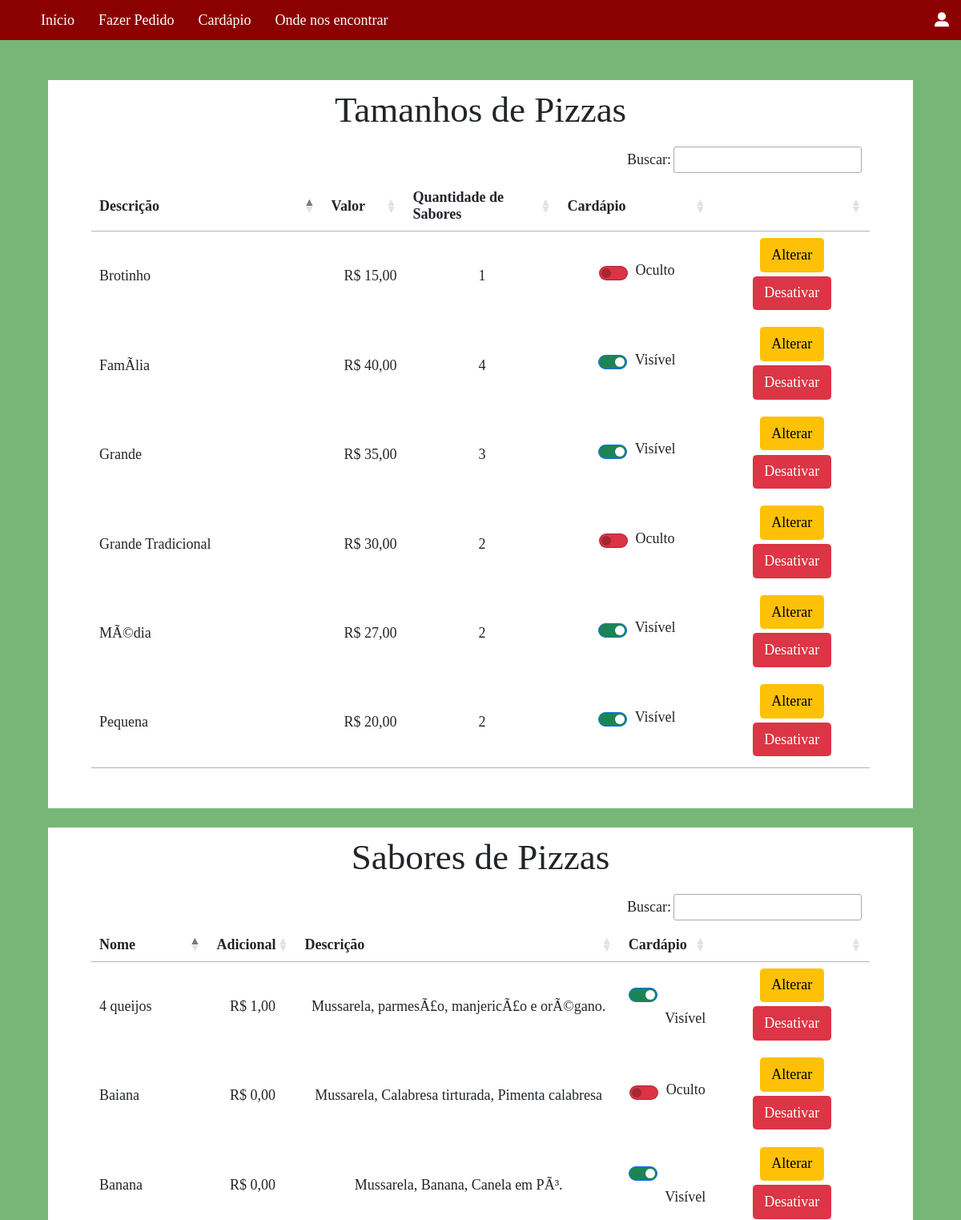
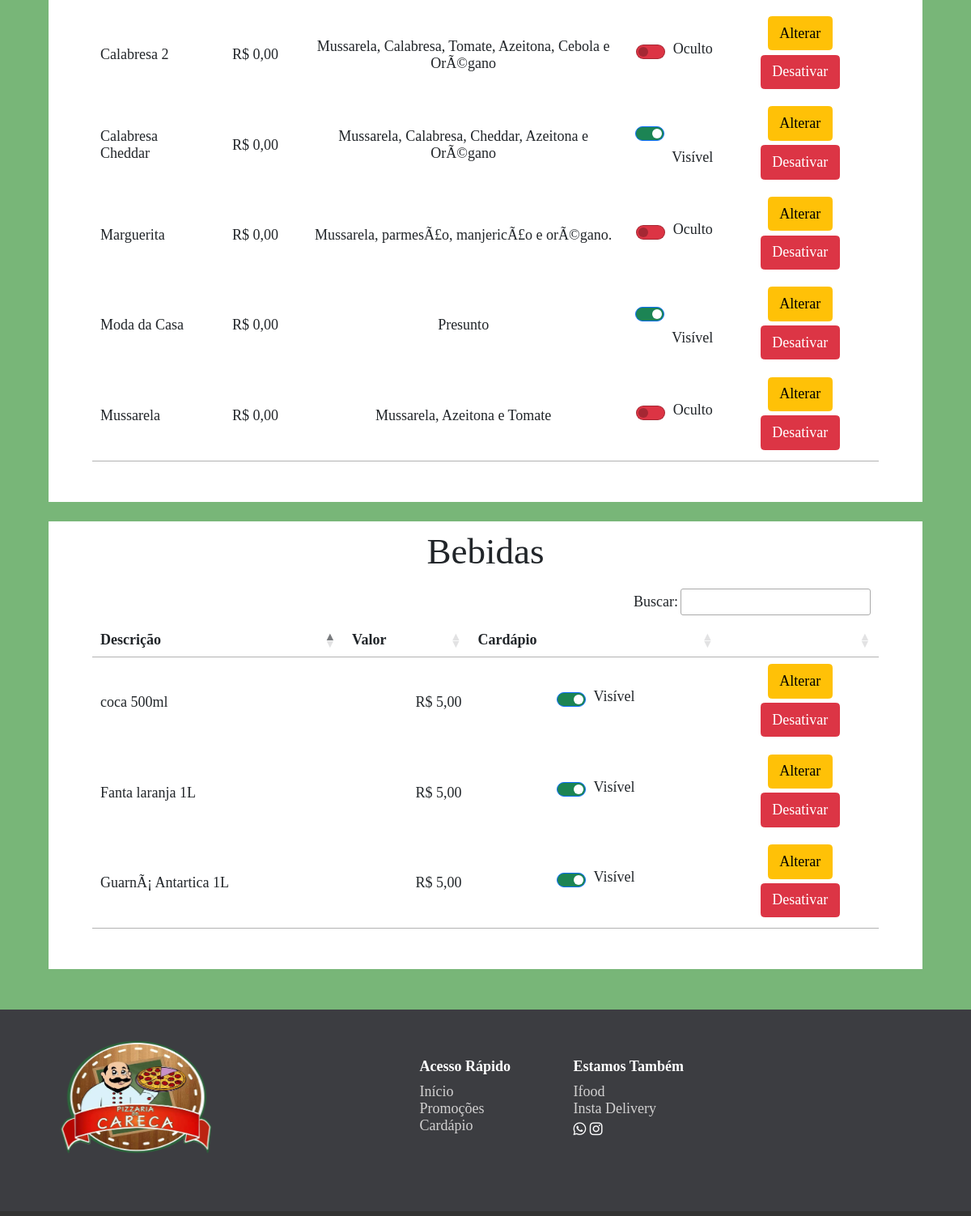
/gerencia-cardapio.php, run on an earlier commit of the app's database (2 pictures, top to bottom).
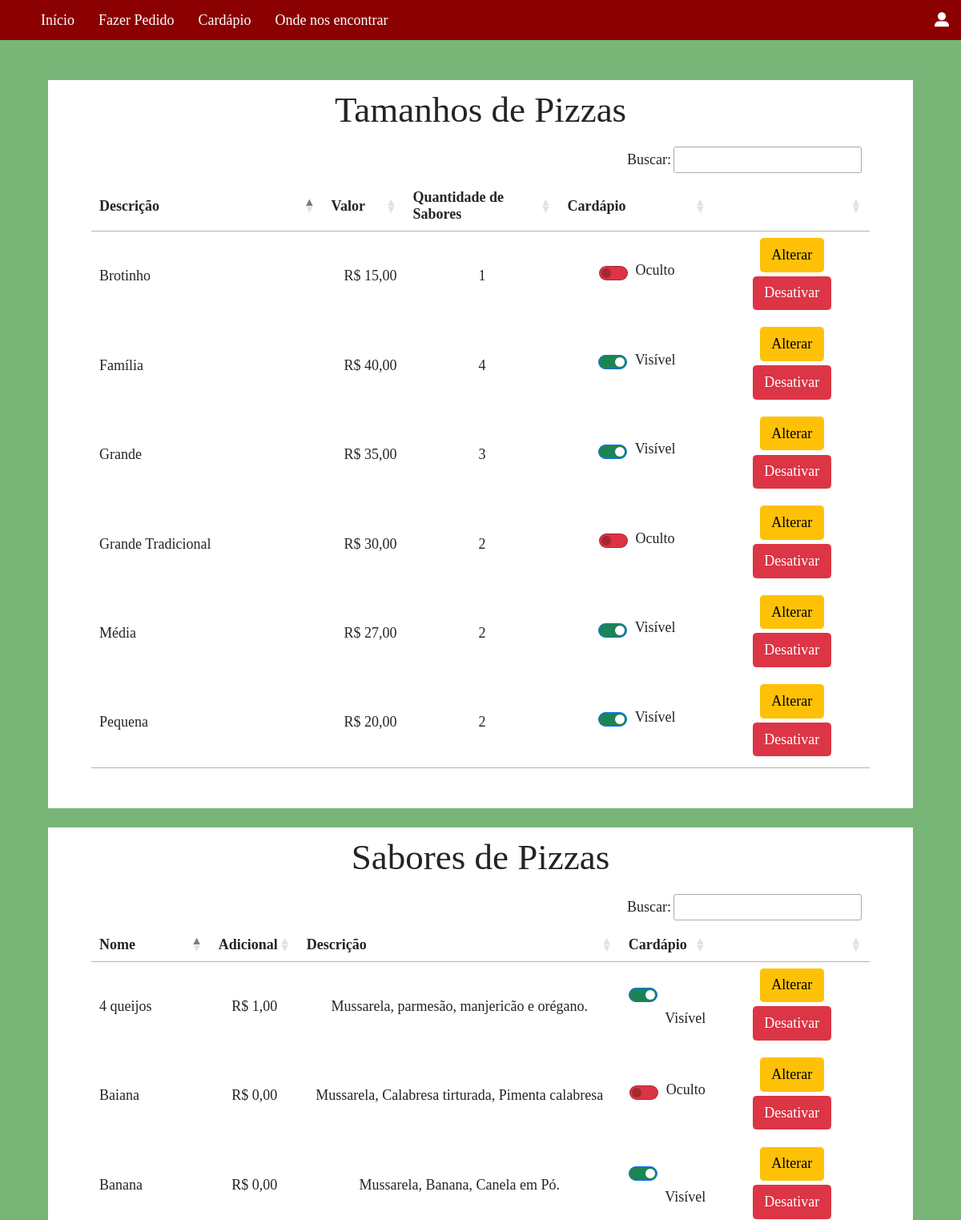
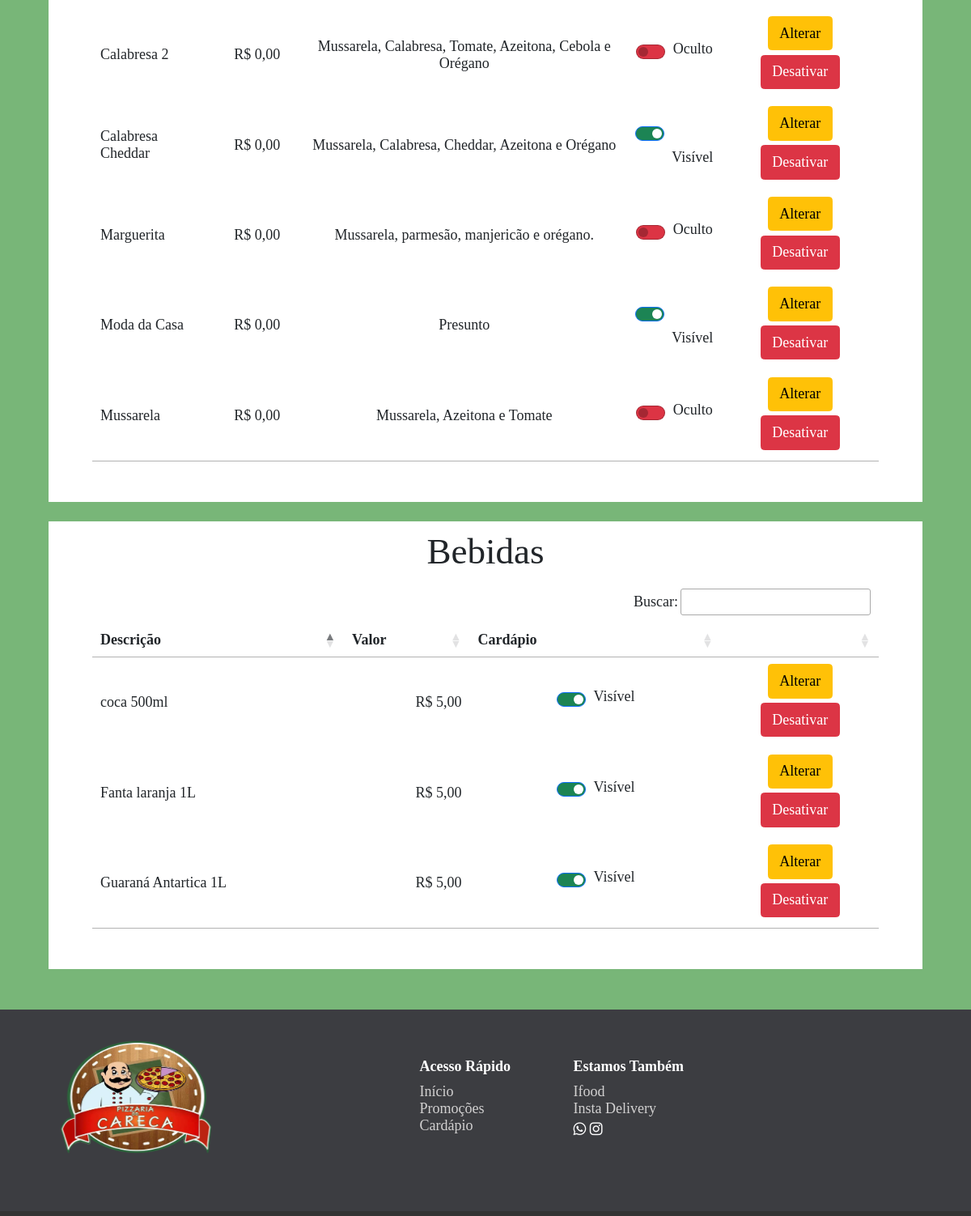
And on a later commit of the database (2 pictures, top to bottom).
### tables this page shows
CREATE TABLE `tamanho` (
  `idPizza` int(11) NOT NULL,
  `nome` text NOT NULL,
  `preco` double NOT NULL,
  `cardapio` enum('on','off') NOT NULL,
  `qtdeSabor` int(11) NOT NULL,
  `status` enum('on','off') NOT NULL
);

CREATE TABLE `sabor` (
  `idSabor` int(11) NOT NULL,
  `nome` varchar(30) NOT NULL,
  `descricao` text NOT NULL,
  `cardapio` enum('on','off') NOT NULL,
  `disponibilidade` text NOT NULL,
  `precoAdd` double DEFAULT NULL,
  `status` enum('on','off') NOT NULL
);

CREATE TABLE `bebida` (
  `nome` text NOT NULL,
  `preco` double NOT NULL,
  `cardapio` enum('on','off') NOT NULL,
  `idBebida` int(11) NOT NULL,
  `status` enum('on','off') NOT NULL
);

### gerencia-cardapio.php (the view, shortened to what the rows shown need)
<!DOCTYPE html>
<html lang="pt-BR">
<head>
    <link href="https://cdn.jsdelivr.net/npm/bootstrap@5.0.0-beta1/dist/css/bootstrap.min.css" rel="stylesheet">
    <link rel="stylesheet" href="https://cdn.datatables.net/1.10.19/css/jquery.dataTables.min.css"/>
    <link rel="stylesheet" href="css/gerencia-cardapio.css">
</head>
<body>
    <?php include "php/barra-menu.php"; ?>
    <div class="geral">
        <div class="tabelas">
            <h1> Tamanhos de Pizzas</h1>
            <table class="tabela">
                <thead>
                    <tr>
                        <th class="col-3"> Descrição </th>
                        <th class="col-1"> Valor</th>
                        <th class="col-2"> Quantidade de Sabores</th>
                        <th class="col-2"> Cardápio </th>
                        <th class="col-3">  </th>
                    </tr>
                </thead>
                <tbody>
                <?php
                    include "php\conexaoBD.php";
                    $sql = "SELECT * FROM `tamanho` WHERE `status` = 'on' ORDER BY preco ASC";
                    $result = $conn->query($sql);
                    if ($result->num_rows > 0) {
                        while($row = $result->fetch_assoc()) {
                            $tamanho = $row["nome"];
                            $preco = $row["preco"];
                            $idPizza = $row["idPizza"];
                            $cardapioBD = $row["cardapio"];
                            $qtdeSabor = $row["qtdeSabor"];
                            if($cardapioBD=="on"){
                                $check = "checked";
                                $cardapio = "Visível";
                            }
                            else{
                                $check = "";
                                $cardapio = "Oculto";
                            }
                            $formatter = new NumberFormatter('pt-BR', NumberFormatter:: CURRENCY);
                            $brl = $formatter->formatCurrency($preco, 'BRL');
                            echo "
                                <tr>
                                    <td style='text-align: left';> $tamanho </td>
                                    <td class='preco'> $brl </td>
                                    <td> $qtdeSabor </td>
                                    <td>
                                        <div class='form-check form-switch'>
                                            <label class='form-check-label'>
                                                <input class='form-check-input' type='checkbox' id='tamanho|$idPizza' $check>
                                                <span> $cardapio  </span>
                                            </label>
                                        </div>
                                    </td>
                                    <td style='width:20%'>
                                        <button type='button' class='btn btn-warning btr-sm' data-bs-toggle='modal' data-bs-target='#m$idPizza'> Alterar </button>
                                        <button type='submit' class='btn btn-danger btr-sm' onclick='exc_tamanho(this.id)' id='$idPizza'> Desativar </button>
                                    </td>
                                </tr>
                            ";
                    }}
                ?>
                </tbody>
            </table>
        </div>
    </div>
    <div class="geral" style="margin-top:2%">
        <div class="tabelas">
            <h1>Sabores de Pizzas</h1>
            <table class="tabela">
                <thead>
                    <tr>
                        <th> Nome</th>
                        <th> Adicional </th>
                        <th> Descrição </th>
                        <th> Cardápio </th>
                        <th>  </th>
                    </tr>
                </thead>
                <tbody>
                    <?php
                        include "php\conexaoBD.php";
                        $sql = "SELECT * FROM `sabor` WHERE `status` = 'on' ORDER BY nome ASC";
                        $result = $conn->query($sql);
                        if ($result->num_rows > 0) {
                            while($row = $result->fetch_assoc()) {
                                $nome_sabor = $row["nome"];
                                $descricao = $row["descricao"];
                                $idSabor = $row["idSabor"];
                                $cardapioBD = $row["cardapio"];
                                $add = $row["precoAdd"];
                                if($cardapioBD=="on"){
                                    $check = "checked";
                                    $cardapio = "Visível";
                                }
                                else{
                                    $check = "";
                                    $cardapio = "Oculto";
                                }
                                $formatter = new NumberFormatter('pt-BR', NumberFormatter:: CURRENCY);
                                $brl = $formatter->formatCurrency($add, 'BRL');
                                echo "
                                    <tr>
                                        <td style='text-align: left';> $nome_sabor </td>
                                        <td class3='preco'> $brl </td>
                                        <td> $descricao </td>
                                        <td>
                                            <div class='form-check form-switch'>
                                                <label class='form-check-label'>
                                                    <input class='form-check-input' type='checkbox' id='sabor|$idSabor' $check>
                                                    <span> $cardapio </span>
                                                </label>
                                            </div>
                                        </td>
                                        <td style='width:20%'>
                                            <button type='button' class='btn btn-warning btr-sm' data-bs-toggle='modal' data-bs-target='#m$idSabor'> Alterar </button>
                                            <button type='submit' class='btn btn-danger btr-sm' onclick='exc_sabor(this.id)' id='$idSabor'> Desativar </button>
                                        </td>
                                    </tr>
                                ";
                        }
                        }
                    ?>
                </tbody>
            </table>
        </div>
    </div>
    <div class="geral" style="margin-top:2%;">
        <div class="tabelas">
            <h1> Bebidas </h1>
            <table class="tabela">
                <thead>
                    <tr>
                        <th class="col-2"> Descrição </th>
                        <th class="col-1"> Valor </th>
                        <th class="col-2"> Cardápio </th>
                        <th class="col-3">  </th>
                    </tr>
                </thead>
                <tbody>
                <?php
                    include "php\conexaoBD.php";
                    $sql = "SELECT * FROM `bebida` ORDER BY nome ASC";
                    $result = $conn->query($sql);
                    if ($result->num_rows > 0) {
                        while($row = $result->fetch_assoc()) {
                            $nome_bebida = $row["nome"];
                            $preco = $row["preco"];
                            $idBebida = $row["idBebida"];
                            $cardapioBD = $row["cardapio"];
                            $status = $row["status"];
                            if($cardapioBD=="on"){
                                $check = "checked";
                                $cardapio = "Visível";
                            }
                            else{
                                $check = "";
                                $cardapio = "Oculto";
                            }
                            if($status=="on"){
                            $formatter = new NumberFormatter('pt-BR', NumberFormatter:: CURRENCY);
                            $brl = $formatter->formatCurrency($preco, 'BRL');
                            echo "
                                <tr>
                                    <td style='text-align: left;'> $nome_bebida </td>
                                    <td class='preco'> $brl </td>
                                    <td>
                                        <div style='align-items: center;' class='form-check form-switch'>
                                            <label class='form-check-label'>
                                                <input class='form-check-input' type='checkbox' id='bebida|$idBebida' $check>
                                                <span> $cardapio </span>
                                            </label>
                                        </div>
                                    </td>
                                    <td style='width:20%'>
                                        <button type='button' class='btn btn-warning btr-sm' data-bs-toggle='modal' data-bs-target='#m$idBebida'> Alterar </button>
                                        <button type='submit' class='btn btn-danger btr-sm' onclick='exc_bebida(this.id)' id='$idBebida'> Desativar </button>
                                    </td>
                                </tr>
                            ";
                        }
                    }}
                ?>
                </tbody>
            </table>
        </div>
    </div>
    <footer> <?php include "rodape.html"; ?> </footer>
</body>
</html>

What changed in the data, as far as the page shows it:
changed tamanho: nome "MÃ©dia" → "Média"
changed tamanho: nome "FamÃ­lia" → "Família"
changed sabor "4 queijos": descricao "Mussarela, parmesÃ£o, manjericÃ£o e orÃ©gano." → "Mussarela, parmesão, manjericão e orégano."
changed sabor "Banana": descricao "Mussarela, Banana, Canela em PÃ³." → "Mussarela, Banana, Canela em Pó."
changed sabor "Calabresa 2": descricao "Mussarela, Calabresa, Tomate, Azeitona, Cebola e OrÃ©gano" → "Mussarela, Calabresa, Tomate, Azeitona, Cebola e Orégano"
changed sabor "Calabresa Cheddar": descricao "Mussarela, Calabresa, Cheddar, Azeitona e OrÃ©gano" → "Mussarela, Calabresa, Cheddar, Azeitona e Orégano"
changed sabor "Marguerita": descricao "Mussarela, parmesÃ£o, manjericÃ£o e orÃ©gano." → "Mussarela, parmesão, manjericão e orégano."
changed bebida: nome "GuarnÃ¡ Antartica 1L" → "Guaraná Antartica 1L"
